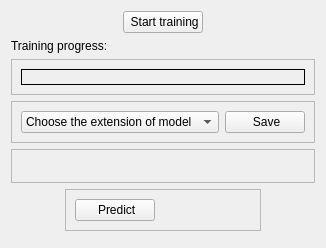
            <widget class="QWidget" name="ml_model">
             <property name="maximumSize">
              <size>
               <width>16777215</width>
               <height>16777215</height>
              </size>
             </property>
             <layout class="QVBoxLayout" name="verticalLayout_26">
              <item alignment="Qt::AlignHCenter">
               <widget class="QPushButton" name="pushButton_4">
                <property name="maximumSize">
                 <size>
                  <width>120</width>
                  <height>16777215</height>
                 </size>
                </property>
                <property name="text">
                 <string> Start training</string>
                </property>
                <property name="icon">
                 <iconset resource="../svg/icons.qrc">
                  <normaloff>:/icons/3830993_begin_play_play button_start playing_icon.svg</normaloff>:/icons/3830993_begin_play_play button_start playing_icon.svg</iconset>
                </property>
                <property name="iconSize">
                 <size>
                  <width>25</width>
                  <height>25</height>
                 </size>
                </property>
               </widget>
              </item>
              <item>
               <widget class="QLabel" name="label_20">
                <property name="maximumSize">
                 <size>
                  <width>16777215</width>
                  <height>20</height>
                 </size>
                </property>
                <property name="text">
                 <string>Training progress:</string>
                </property>
               </widget>
              </item>
              <item>
               <widget class="QFrame" name="main_frame_training_process">
                <property name="maximumSize">
                 <size>
                  <width>16777215</width>
                  <height>150</height>
                 </size>
                </property>
                <property name="frameShape">
                 <enum>QFrame::StyledPanel</enum>
                </property>
                <property name="frameShadow">
                 <enum>QFrame::Raised</enum>
                </property>
                <layout class="QVBoxLayout" name="verticalLayout_37">
                 <item>
                  <layout class="QVBoxLayout" name="main_layout_training_process">
                   <item>
                    <widget class="QLabel" name="progress_label_training">
                     <property name="frameShape">
                      <enum>QFrame::Box</enum>
                     </property>
                     <property name="text">
                      <string/>
                     </property>
                    </widget>
                   </item>
                  </layout>
                 </item>
                </layout>
               </widget>
              </item>
              <item alignment="Qt::AlignHCenter">
               <widget class="QFrame" name="frame_6">
                <property name="maximumSize">
                 <size>
                  <width>16777215</width>
                  <height>50</height>
                 </size>
                </property>
                <property name="frameShape">
                 <enum>QFrame::StyledPanel</enum>
                </property>
                <property name="frameShadow">
                 <enum>QFrame::Raised</enum>
                </property>
                <layout class="QHBoxLayout" name="horizontalLayout_16">
                 <item>
                  <widget class="QComboBox" name="comboBox_3">
                   <property name="maximumSize">
                    <size>
                     <width>222</width>
                     <height>16777215</height>
                    </size>
                   </property>
                   <item>
                    <property name="text">
                     <string>Choose the extension of model</string>
                    </property>
                   </item>
                   <item>
                    <property name="text">
                     <string>.h5</string>
                    </property>
                   </item>
                   <item>
                    <property name="text">
                     <string>.onnx</string>
                    </property>
                   </item>
                   <item>
                    <property name="text">
                     <string>.tensorflow</string>
                    </property>
                   </item>
                  </widget>
                 </item>
                 <item>
                  <widget class="QPushButton" name="pushButton">
                   <property name="maximumSize">
                    <size>
                     <width>80</width>
                     <height>16777215</height>
                    </size>
                   </property>
                   <property name="text">
                    <string> Save</string>
                   </property>
                   <property name="icon">
                    <iconset resource="../svg/icons.qrc">
                     <normaloff>:/icons/8666542_save_icon.svg</normaloff>:/icons/8666542_save_icon.svg</iconset>
                   </property>
                   <property name="iconSize">
                    <size>
                     <width>25</width>
                     <height>25</height>
                    </size>
                   </property>
                  </widget>
                 </item>
                </layout>
               </widget>
              </item>
              <item>
               <widget class="QFrame" name="frame_4">
                <property name="frameShape">
                 <enum>QFrame::StyledPanel</enum>
                </property>
                <property name="frameShadow">
                 <enum>QFrame::Raised</enum>
                </property>
                <layout class="QVBoxLayout" name="verticalLayout_35">
                 <item>
                  <widget class="QLabel" name="CLS_img">
                   <property name="text">
                    <string/>
                   </property>
                  </widget>
                 </item>
                </layout>
               </widget>
              </item>
              <item alignment="Qt::AlignHCenter">
               <widget class="QFrame" name="frame_10">
                <property name="maximumSize">
                 <size>
                  <width>16777215</width>
                  <height>50</height>
                 </size>
                </property>
                <property name="frameShape">
                 <enum>QFrame::StyledPanel</enum>
                </property>
                <property name="frameShadow">
                 <enum>QFrame::Raised</enum>
                </property>
                <layout class="QHBoxLayout" name="horizontalLayout_21">
                 <item>
                  <widget class="QPushButton" name="pushButton_2">
                   <property name="maximumSize">
                    <size>
                     <width>80</width>
                     <height>16777215</height>
                    </size>
                   </property>
                   <property name="text">
                    <string> Predict</string>
                   </property>
                   <property name="icon">
                    <iconset resource="../svg/icons.qrc">
                     <normaloff>:/icons/6333183_concept_design_estimate_idea_imagination_icon.svg</normaloff>:/icons/6333183_concept_design_estimate_idea_imagination_icon.svg</iconset>
                   </property>
                   <property name="iconSize">
                    <size>
                     <width>25</width>
                     <height>25</height>
                    </size>
                   </property>
                  </widget>
                 </item>
                 <item>
                  <widget class="QLabel" name="label_31">
                   <property name="minimumSize">
                    <size>
                     <width>90</width>
                     <height>0</height>
                    </size>
                   </property>
                   <property name="maximumSize">
                    <size>
                     <width>100</width>
                     <height>20</height>
                    </size>
                   </property>
                   <property name="text">
                    <string/>
                   </property>
                  </widget>
                 </item>
                </layout>
               </widget>
              </item>
              <item>
               <widget class="QWidget" name="graphWidget" native="true"/>
              </item>
             </layout>
            </widget>
